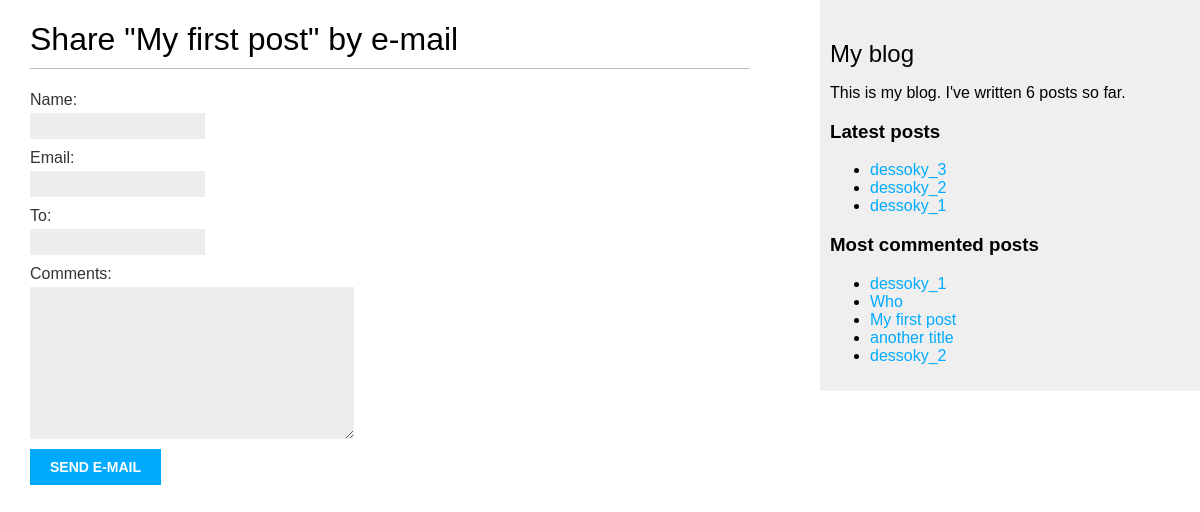
/blog/1/share, run on an earlier commit of the app's database.
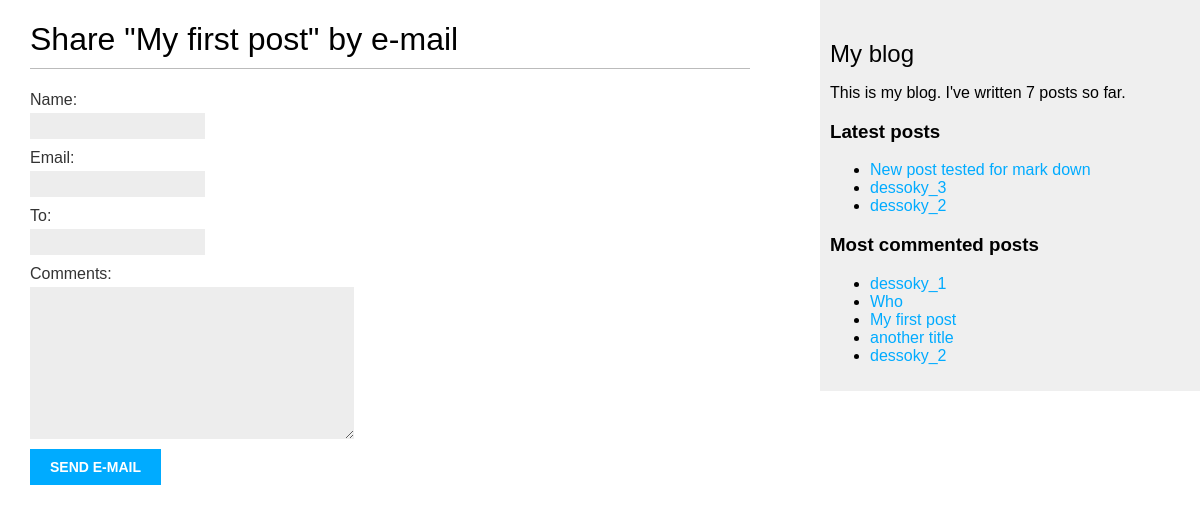
And on a later commit of the database.
### blog/models.py (models this page shows, shortened)
class Post(models.Model):
    STATUS_CHOICES = (
        ('draft', 'Draft'),
        ('published', 'Published'),
    )
    title = models.CharField(max_length=250)
    slug = models.SlugField(max_length=250, unique_for_date='publish')
    author = models.ForeignKey(
        User, on_delete=models.CASCADE, related_name='blog_posts')
    body = models.TextField()
    publish = models.DateTimeField(default=timezone.now)
    created = models.DateTimeField(auto_now_add=True)
    updated = models.DateTimeField(auto_now=True)
    status = models.CharField(
        max_length=10, choices=STATUS_CHOICES, default='draft')
    class Meta:
        ordering = ('-publish',)
    objects = models.Manager()  # the default query manager.
    published = PublishedManager()  # our custom manager.
    tags = TaggableManager()  # this is the tags manager for Posts.
    def get_absolute_url(self):
        return reverse('blog:post_detail',
                       args=[
                           self.publish.year,
                           self.publish.month,
                           self.publish.day,
                           self.slug
                       ])

### blog/views.py (the view)
# urls.py: path('<int:post_id>/share', views.post_share, name='post_share'),
def post_share(request, post_id):
    post = get_object_or_404(Post, id=post_id, status='published')
    sent = False
    if request.method == 'POST':
        form = EmailPostForm(request.POST)
        if form.is_valid():
            cd = form.cleaned_data
            post_url = request.build_absolute_uri(post.get_absolute_url())
            subject = f"{cd['name']} recommends you read {post.title}"
            message = f"Read {post.title} at {post_url} \n\n {cd['name']}\'s comments: {cd['comments']}"
            send_mail(subject, message, 'admin@myblog.com', [cd['to']])
            sent = True
    else:
        form = EmailPostForm()
    return render(request, 'blog/post/share.html', {'post': post, 'form': form, 'sent': sent})

### blog/forms.py
class EmailPostForm(forms.Form):
    name = forms.CharField(max_length=25)
    email = forms.EmailField()
    to = forms.EmailField()
    comments = forms.CharField(required=False, widget=forms.Textarea)

### blog/models.py (called while the page is built)
    def get_queryset(self):
        return super(PublishedManager,
                     self).get_queryset()\
            .filter(status='published')

### blog/templatetags/blog_tags.py (called while the page is built)
@register.simple_tag(name="my_tag")
def total_posts():
    return Post.published.count()

@register.inclusion_tag('blog/post/latest_posts.html')
def show_latest_posts(count=5):
    latest_posts = Post.published.order_by('-publish')[:count]
    return{'latest_posts': latest_posts}

@register.simple_tag
def get_most_commented_posts(count=5):
    return Post.published.annotate(total_comments=Count('comments')).order_by('-total_comments')[:count]

### blog/templates/blog/post/share.html (shortened to what this page needs)
{% extends 'blog/base.html' %}
{% block content %}
    {% if sent %}
    <h1>E-mail successfully sent</h1>
    <p>
        "{{ post.title }}" was successfully sent to {{ form.cleaned_data.to }}.
    </p>
    {% else %}
        <h1>Share "{{ post.title }}" by e-mail </h1>
        <form method="post">
            {{ form.as_p }}
            <input type="submit" value="Send e-mail">
        </form>
    {% endif %}
{% endblock content %}

### blog/templates/blog/base.html (shortened to what this page needs)
{% load blog_tags %}
{% load static %}
<!DOCTYPE html>
<html>
  <head>
    <link href="{% static 'css/blog.css' %}" rel="stylesheet" />
  </head>
  <body>
    <div id="content">{% block content %} {% endblock content %}</div>
    <div id="sidebar">
      <h2>My blog</h2>
      <p>This is my blog. I've written {% my_tag %} posts so far.</p>
      <h3>Latest posts</h3>
      {% show_latest_posts 3 %}
      <h3>Most commented posts</h3>
      {% get_most_commented_posts as most_commented_posts %}
      <ul>
        {% for post in most_commented_posts %}
          <li>
            <a href="{{ post.get_absolute_url }}">{{ post.title }}</a>
          </li>
        {% endfor %}
      </ul>
    </div>
  </body>
</html>

### blog/templates/blog/post/latest_posts.html
<ul>
  {% for post in latest_posts %}
  <li>
    <a href="{{ post.get_absolute_url }}"> {{ post.title }}</a>
  </li>
  {% endfor %}
</ul>

What changed in the data, as far as the page shows it:
no longer on one of the page's lists (row unchanged): Post: title "dessoky_1"
added Post: title "New post tested for mark down", shown under "Latest posts"
Also different on the page:
text no longer shown: "6"
text now shown: "7"
